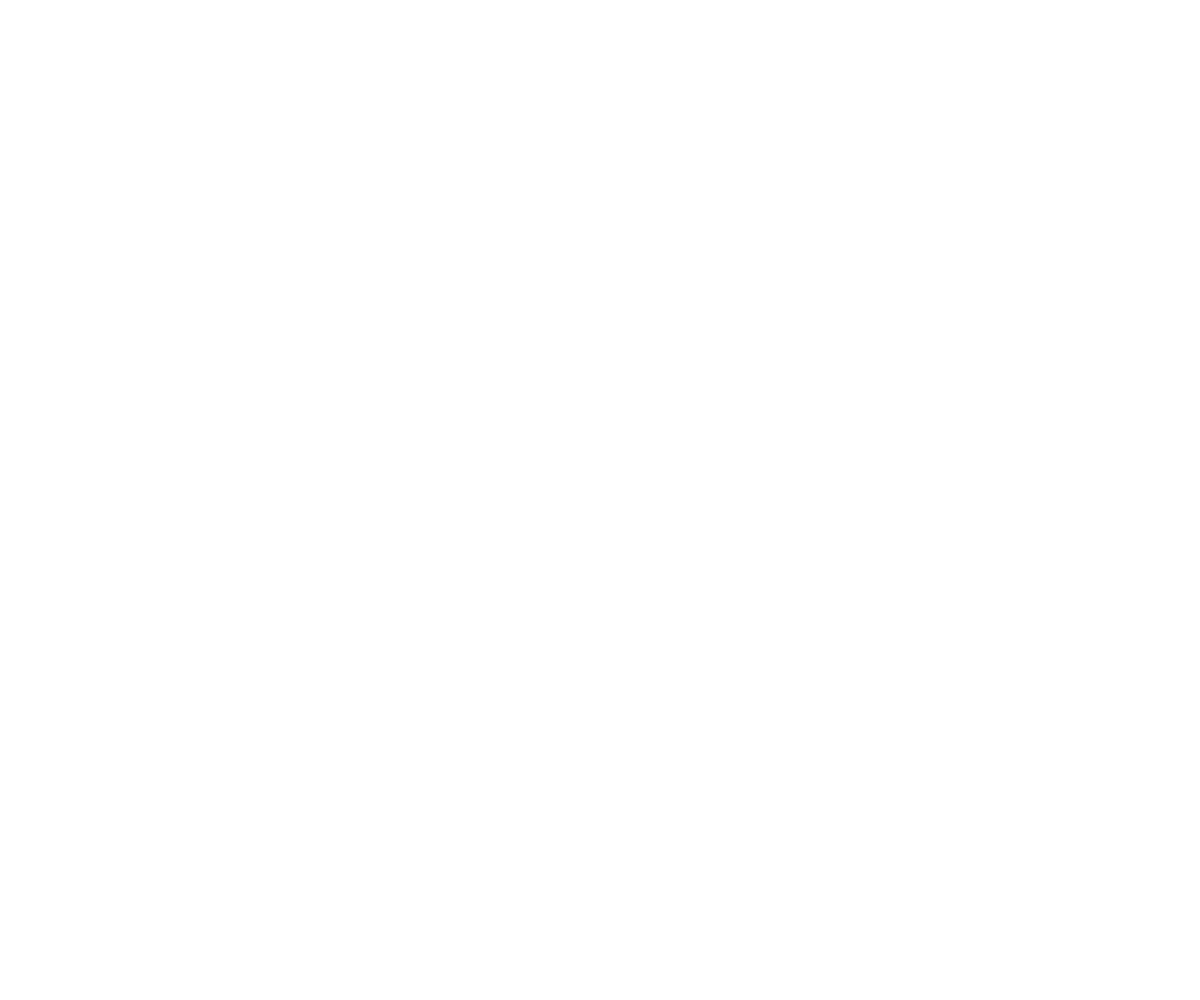
Frame 1 (no input)
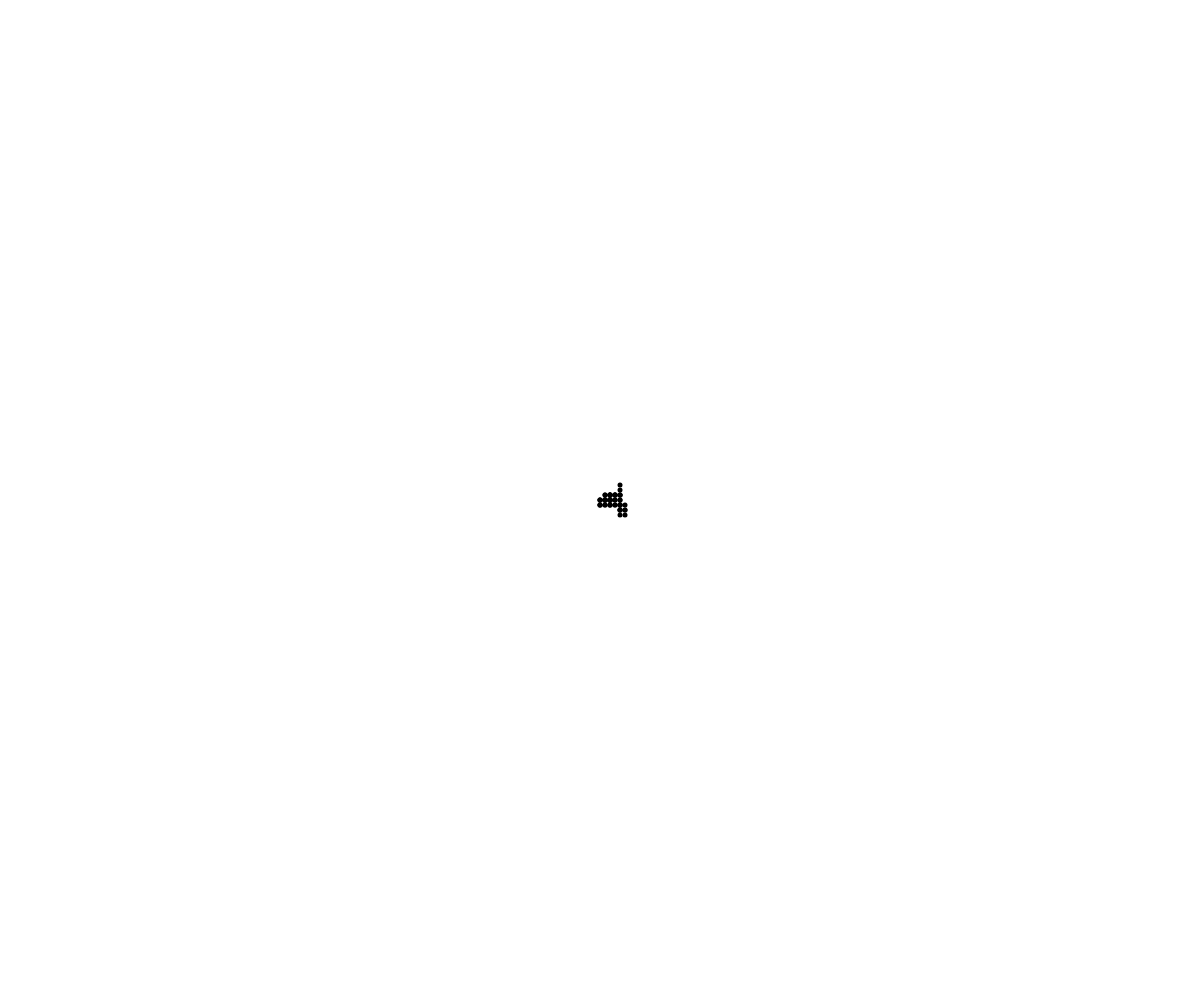
Frame 60 (no input)
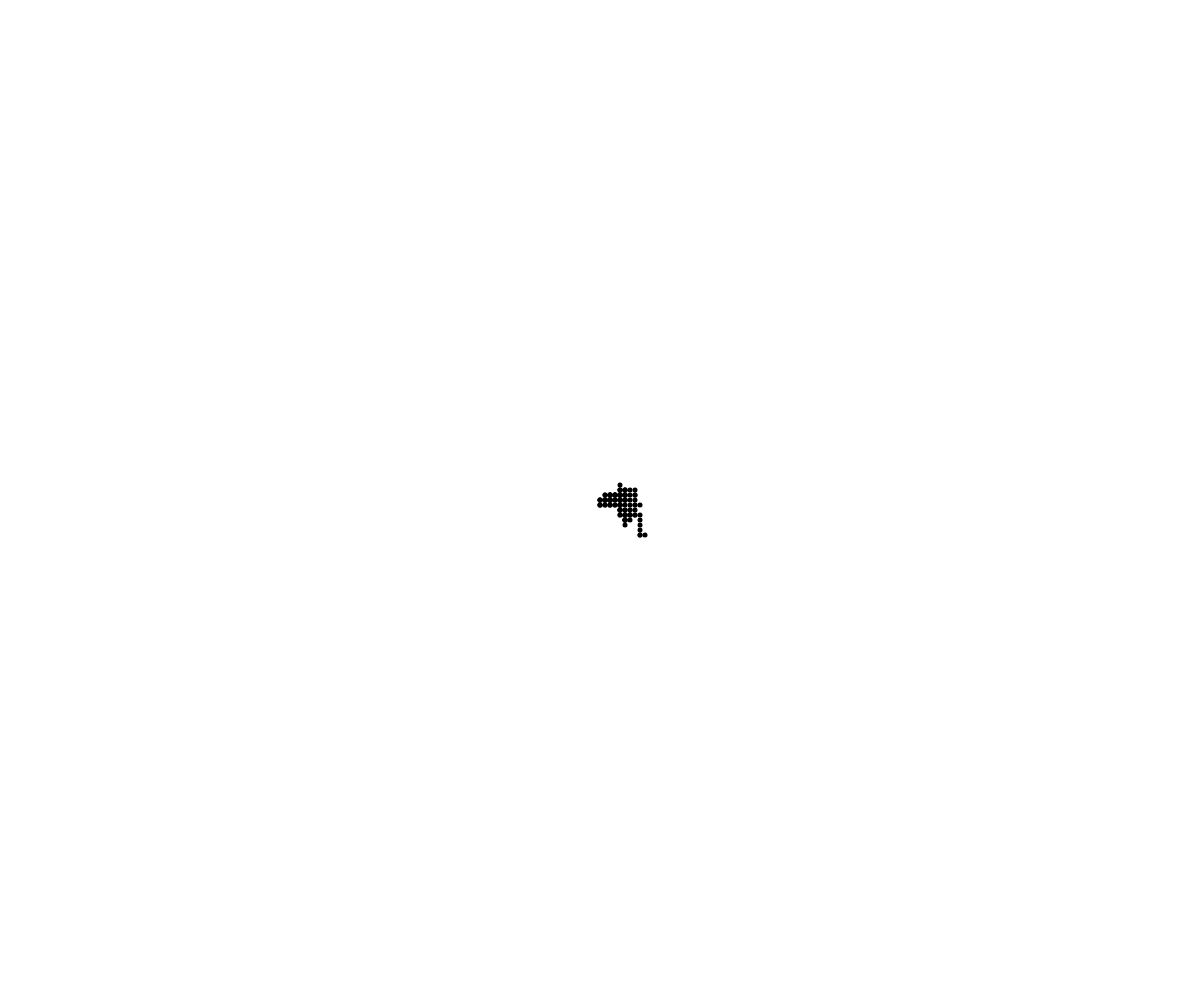
Frame 120 (the mouse pressed at the canvas centre since frame 60)

The p5.js sketch that drew these frames (run headless with seeded random() and noise() and a simulated clock; from frame 60 on, the mouse is pressed at the canvas centre):

// p5.js sketch
// ── sketch.js
let posX;
let posY;
let positionsX = [];
let positionsY = [];
let radius = 5;
function setup() {
  createCanvas(innerWidth, innerHeight);
  posX = width / 2;
  posY = height / 2;
  // frameRate(15)
}

function draw() {
  background(255);
  strokeWeight(radius);
  for (let i = 0; i < positionsX.length; i++) {
    point(positionsX[i], positionsY[i]);
  }

  move();
  let arrayLimit = 300;
  if(positionsX.length > arrayLimit){
    positionsX.splice(0, 1);
    positionsY.splice(0, 1);
  }
}
function move() {
  let probability = floor(random(4)); // 0 - 3
  if (probability == 0) {
    posY -= radius;
    positionsX.push(posX);
    positionsY.push(posY);
  } else if (probability == 1) {
    posX += radius;
    positionsX.push(posX);
    positionsY.push(posY);
  } else if (probability == 2) {
    posY += radius;
    positionsX.push(posX);
    positionsY.push(posY);
  } else if (probability == 3) {
    posX -= radius;
    positionsX.push(posX);
    positionsY.push(posY);
  }
}
